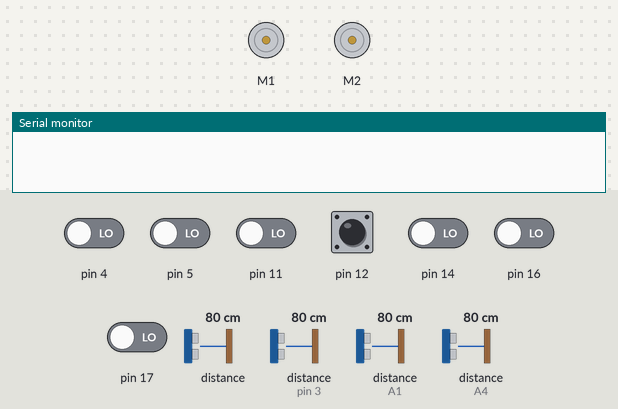
Bench run of a sketch on a simulated Arduino Mega 2560, built with avr-gcc and run on an emulated ATmega2560. On the bench: 2 × DC motor (green arrow = forward, orange = backward, longer = faster), the last lines printed to the serial monitor. Inputs (shaded band) come from the test bench; at power-on: pin 12 HIGH, pin 4, pin 5, pin 11, pin 14, pin 16, pin 17 LOW, distance to the obstacle 80 cm, distance to the obstacle (sensors on A1, pin 3, A4) 80 cm. The echo pulse lasts 58.3 µs per cm.

Above: at 0.8 s.
0.9 s: pin 12 pulled LOW for 0.15 s
At 1.7 s:
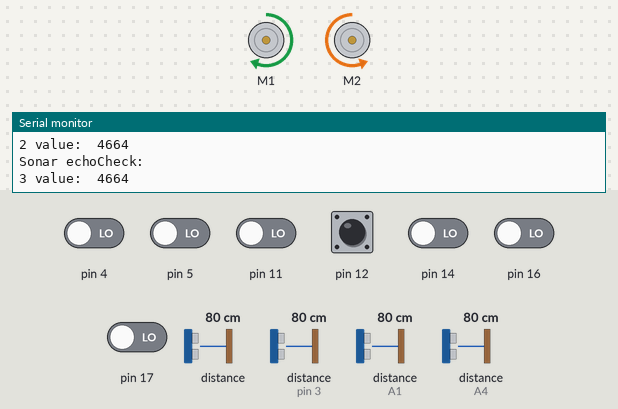
3.9 s: distance to the obstacle (sensor 0) set to 32 cm
6.9 s: distance to the obstacle (sensor 0) set to 28 cm
At 8.5 s:
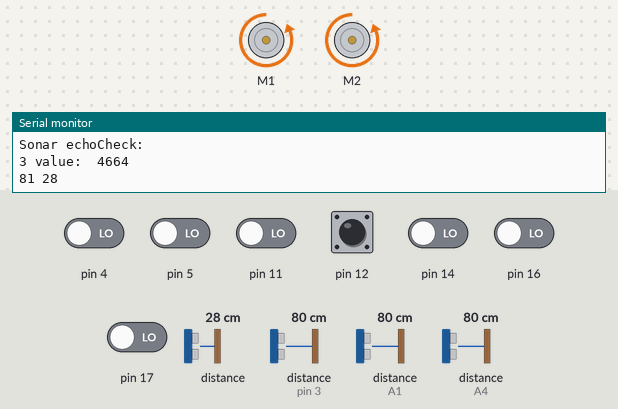
9.9 s: pin 4 driven HIGH
At 10.67 s:
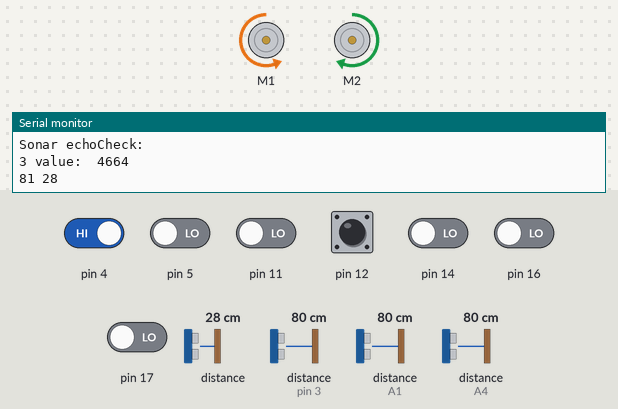
12.9 s: pin 5 driven HIGH
At 14.6 s:
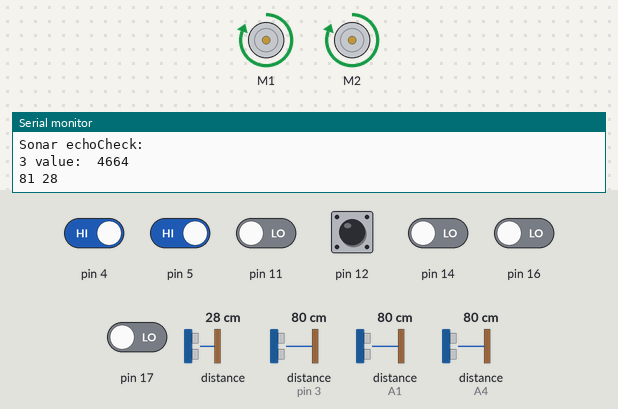
15.9 s: distance to the obstacle (sensor on A1) set to 2 cm
Timing chart, 0 to 19.9 s (numbered marks = the images above; inputs shaded):
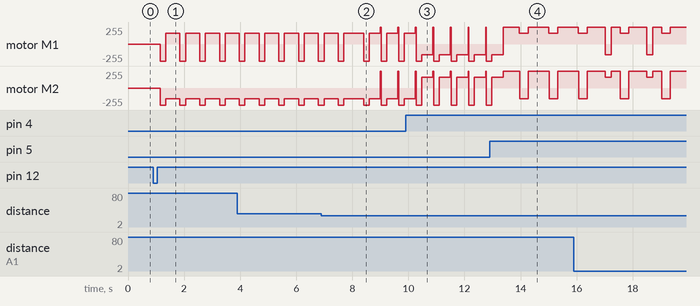

Measured:
- the behaviour switches between 30 and 29 cm on distance to the obstacle (sensor 0) (found by bisection; images 1 and 2)
- after the input at 0.9 s, motor M1: alternates backward 255/255 for 0.20 s and forward 159/255 for 0.50 s, starting after 0.25 s; motor M2: alternates backward 255/255 for 0.20 s and backward 159/255 for 0.50 s, starting after 0.25 s

The sketch:

zumo.ino
```cpp
#include <ZumoMotors.h>
#include <ZumoReflectanceSensorArray.h>
#include <QTRSensors.h>
#include <NewPing.h>
#include <Pushbutton.h>


// constants used to tweak the behaviour

#define NUM_SENSORS 6 // does not need changing!
#define QTR_THRESHOLD 500 // this may need to be tweaked
// 2000: dark  0: light

#define ATTACK_SPEED 400
#define AVOID_SPEED 250
#define TURN_DUR 400
#define TURN_REVERSE_DUR 200
#define TIME_TO_TURN 2 // change this to change how long it takes to turn toward an item
#define MAX_ATTACK_DIST 30 // max distance object is before it will attack
#define MIN_ATTACK_DIST 3 // min distance for attack (if it does not have time, avoid!)

#define SONAR_NUM 4 // number of sensors
#define PING_INTERVAL 50


#define MAX_PING_DISTANCE 150
#define SERVO_PIN 6


NewPing sonar[SONAR_NUM] = {
  NewPing(A5, A4, MAX_PING_DISTANCE),
  NewPing(1, 0, MAX_PING_DISTANCE),
  NewPing(6, A1, MAX_PING_DISTANCE),
  NewPing(2, 3, MAX_PING_DISTANCE)
};

unsigned long pingTimer[SONAR_NUM];
unsigned int distances[SONAR_NUM];
uint8_t currentSensor = 0;

unsigned sensor_values[NUM_SENSORS];

Pushbutton button(ZUMO_BUTTON);
ZumoMotors motors;
ZumoReflectanceSensorArray sensors(QTR_NO_EMITTER_PIN);


void turnLeft(int dur){
  motors.setSpeeds(-AVOID_SPEED, AVOID_SPEED);
  delay(dur);
}

void turnRight(int dur){
  motors.setSpeeds(AVOID_SPEED, -AVOID_SPEED);
  delay(dur);
}

void reverse(int time){
  motors.setSpeeds(-ATTACK_SPEED, -ATTACK_SPEED);
  delay(time);
}

void keepInLine(unsigned sensor_values[NUM_SENSORS]){
  if (sensor_values[0] < QTR_THRESHOLD){
    motors.setSpeeds(0,0);
    reverse(TURN_REVERSE_DUR);
    turnRight(TURN_DUR);
  } else if (sensor_values[5] < QTR_THRESHOLD){
    motors.setSpeeds(0,0);
    reverse(TURN_REVERSE_DUR);
    turnLeft(TURN_DUR);
  } else {
    motors.setSpeeds(AVOID_SPEED, AVOID_SPEED);
  }
}


void keepInLineinAttack(unsigned sensor_values[NUM_SENSORS]) {
  if (sensor_values[0] < QTR_THRESHOLD) {
    motors.setSpeeds(0,0);
    reverse(TURN_REVERSE_DUR);
    turnRight(TURN_DUR);
  } else if (sensor_values[5] < QTR_THRESHOLD){
    motors.setSpeeds(0,0);
    reverse(TURN_REVERSE_DUR);
    turnLeft(TURN_DUR);
  }
}


// turn towards direction dir, and full speed for time based on distance dist
void turnToAttack(int dir, int dist){
  // This is the diection relative to current driving direction
  if (dir == 1) {
    turnRight(300);
  } else if(dir == 2) {
    turnLeft(550);
  } else if(dir == 3) {
    turnLeft(300);
  }
  motors.setSpeeds(0,0);
  for (int i=0; i < dist; i++) {
    sensors.read(sensor_values);
    keepInLineinAttack(sensor_values);
    motors.setSpeeds(ATTACK_SPEED, ATTACK_SPEED);
    delay(20);
  }
}

void avoidManouver(int dir, int dist) {
  if (dir == 0) turnToAttack(0, dist);
  else if (dir == 1) turnRight(100);
  else if (dir == 2) turnLeft(200);
  else turnLeft(100);
  for (int i=0; i< 5*dist; i++) {
    sensors.read(sensor_values);
    keepInLineinAttack(sensor_values);
    motors.setSpeeds(ATTACK_SPEED, ATTACK_SPEED);
    delay(20);
  }
}


// Basically attack everything
void driveToObject(int dir, int dist){
  if (dist > MIN_ATTACK_DIST && dist < MAX_ATTACK_DIST) {
    turnToAttack(dir, dist);
  } else if (dist != 0 && dist < MIN_ATTACK_DIST) {
   avoidManouver(dir, dist);
  }
}


// Update distances array
void echoCheck() {
  if (sonar[currentSensor].check_timer()) {

    distances[currentSensor] = sonar[currentSensor].ping_result / US_ROUNDTRIP_CM;
    Serial.println("Sonar echoCheck:  ");
    Serial.print(currentSensor);
    Serial.print(" value:  ");
    Serial.print(sonar[currentSensor].ping_result);
    Serial.print(" ");
    Serial.println();
  }
}


void distUpdate() {
  for (uint8_t i=0; i< SONAR_NUM; i++) {
    Serial.print(distances[i]);
      Serial.print(" ");
   driveToObject(i, distances[i]);
  }
  Serial.println();
}


void setup(){
  Serial.begin(9600);
  sensors.init();
  pingTimer[0] = millis() + 75;
  for (uint8_t i=1; i< SONAR_NUM; i++) {
    pingTimer[i] = pingTimer[i-1] + PING_INTERVAL;
  }
  button.waitForButton();

}

void loop(){
  for (uint8_t i = 0; i < SONAR_NUM; i++) {
      if (millis() >= pingTimer[i]) {
            pingTimer[i] += PING_INTERVAL * SONAR_NUM;
            if (i == 0 && currentSensor == SONAR_NUM - 1) distUpdate();
            sonar[currentSensor].timer_stop();
            currentSensor = i;
            distances[currentSensor] = 0;
            sonar[currentSensor].ping_timer(echoCheck);
          }
    }


  sensors.read(sensor_values);
 // Serial.print(sensor_values[0]);
  /*Serial.print(' ');*/
  /*Serial.print(sensor_values[5]);*/
  /*Serial.println();*/

  keepInLine(sensor_values);

}
```
